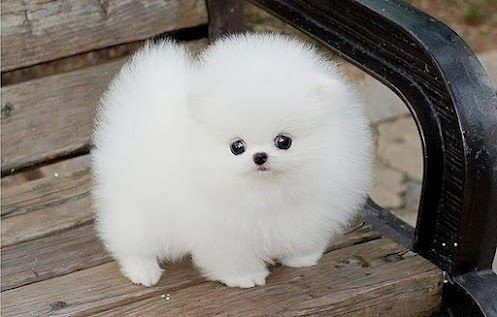
#> input picture OpenCV/images/dog.jpg, 497 x 317 px, found by its file name
$ python 08_img_crop.py
#> lines starting #> are read from the running program, lines starting #| are printed output that depends on the picture
import cv2

image = cv2.imread('OpenCV/images/dog.jpg')
#> image is the input picture: shape (317, 497, 3); mean B, G, R 123.1, 128.8, 134.5

# 이미지 자르기
img_crop = image[100:200, 100:400]
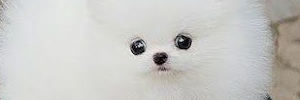
#> img_crop: shape (100, 300, 3); mean B, G, R 197.3, 200.3, 200.8


cv2.imshow('Origin', image)
cv2.imshow('Crop', img_crop)
cv2.waitKey(0)
cv2.destroyAllWindows()

$ run again, with OpenCV/images/iu.jpg copied over OpenCV/images/dog.jpg
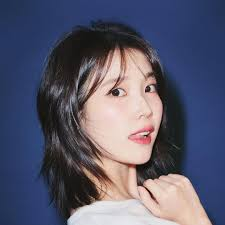
#> input picture OpenCV/images/iu.jpg, 225 x 225 px, found by its file name
#> image is the input picture: shape (225, 225, 3); mean B, G, R 108.1, 88.7, 88.8
#> `img_crop = image[100:200, 100:400]`:
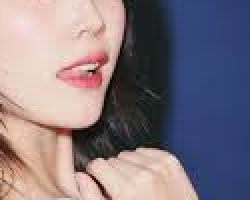
#> img_crop: shape (100, 125, 3) (shown 2 times larger); mean B, G, R 128.8, 119.3, 130.7
